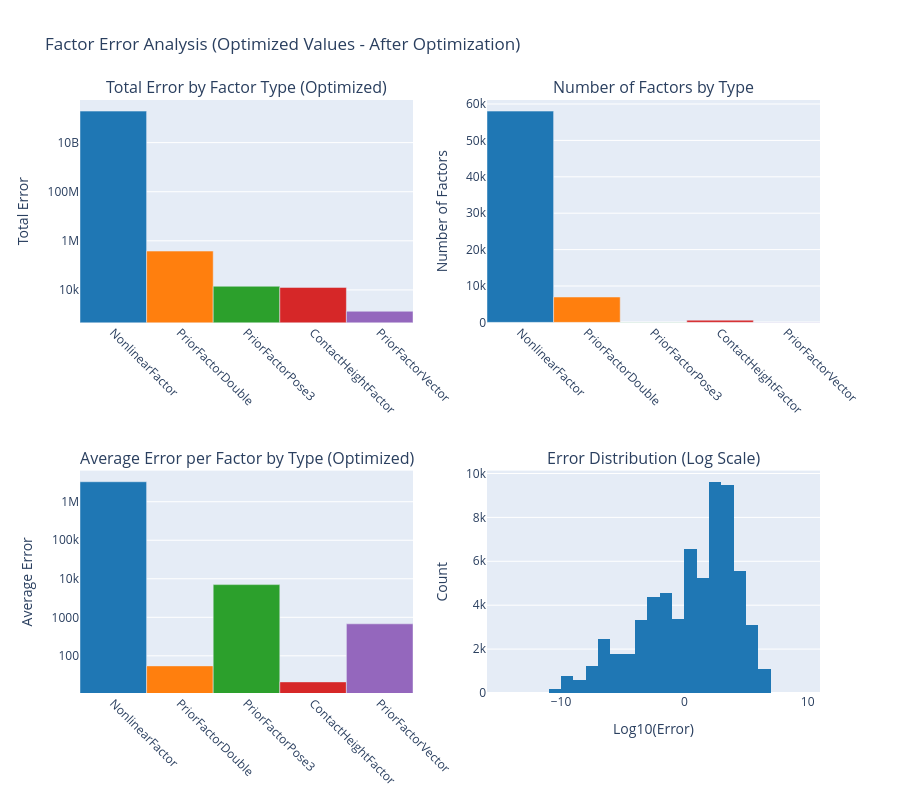

Notebook cell for this chart:
### Code cell
# Analyze factor contributions to FINAL error (after optimization)
print("Analyzing factor contributions to FINAL error (after optimization)...")
print(f"Final total error: {graph.error(result_bal):.6e}\n")

# Get all factors and their errors on optimized values
factor_errors = []
factor_types = []

for i in range(graph.size()):
    factor = graph.at(i)
    error = factor.error(result_bal)
    factor_errors.append(error)
    
    # Get the actual factor type name using Python's type system
    factor_type = type(factor).__name__
    factor_types.append(factor_type)

# Convert to numpy arrays
factor_errors = np.array(factor_errors)
factor_types = np.array(factor_types)

# Group by factor type
unique_types = np.unique(factor_types)
type_errors = {}
type_counts = {}

for ftype in unique_types:
    mask = factor_types == ftype
    type_errors[ftype] = np.sum(factor_errors[mask])
    type_counts[ftype] = np.sum(mask)

# Sort by error contribution
sorted_types = sorted(type_errors.keys(), key=lambda x: type_errors[x], reverse=True)

print(f"Factor Error Analysis (Optimized Values):")
print(f"Total factors: {len(factor_errors)}")
print(f"Total error: {np.sum(factor_errors):.6e}")
print(f"\nError by factor type:")
for ftype in sorted_types:
    print(f"  {ftype:40s}: {type_errors[ftype]:12.6e} ({type_counts[ftype]:4d} factors, avg: {type_errors[ftype]/type_counts[ftype]:.6e})")

# Create visualization with Plotly
fig = make_subplots(
    rows=2, cols=2,
    subplot_titles=(
        'Total Error by Factor Type (Optimized)',
        'Number of Factors by Type',
        'Average Error per Factor by Type (Optimized)',
        'Error Distribution (Log Scale)'
    ),
    specs=[[{"type": "bar"}, {"type": "bar"}],
           [{"type": "bar"}, {"type": "histogram"}]]
)

# Plot 1: Total error by factor type
colors = ['#1f77b4', '#ff7f0e', '#2ca02c', '#d62728', '#9467bd', '#8c564b', '#e377c2', '#bcbd22', '#17becf']
fig.add_trace(
    go.Bar(x=sorted_types, y=[type_errors[t] for t in sorted_types],
           marker_color=colors[:len(sorted_types)],
           name='Total Error'),
    row=1, col=1
)

# Plot 2: Number of factors by type
fig.add_trace(
    go.Bar(x=sorted_types, y=[type_counts[t] for t in sorted_types],
           marker_color=colors[:len(sorted_types)],
           name='Count'),
    row=1, col=2
)

# Plot 3: Average error per factor by type
fig.add_trace(
    go.Bar(x=sorted_types, y=[type_errors[t]/type_counts[t] for t in sorted_types],
           marker_color=colors[:len(sorted_types)],
           name='Avg Error'),
    row=2, col=1
)

# Plot 4: Error distribution histogram (log scale)
fig.add_trace(
    go.Histogram(x=np.log10(factor_errors[factor_errors > 0]),
                 nbinsx=50,
                 marker_color='#1f77b4',
                 name='Error Distribution'),
    row=2, col=2
)

# Update layout
fig.update_xaxes(tickangle=45, row=1, col=1)
fig.update_xaxes(tickangle=45, row=1, col=2)
fig.update_xaxes(tickangle=45, row=2, col=1)
fig.update_xaxes(title_text="Log10(Error)", row=2, col=2)

fig.update_yaxes(type="log", title_text="Total Error", row=1, col=1)
fig.update_yaxes(title_text="Number of Factors", row=1, col=2)
fig.update_yaxes(type="log", title_text="Average Error", row=2, col=1)
fig.update_yaxes(title_text="Count", row=2, col=2)

fig.update_layout(
    height=800,
    title_text="Factor Error Analysis (Optimized Values - After Optimization)",
    showlegend=False
)

fig.show()

### Figure 1 — Plotly figure (JSON) as saved in the notebook; plotly's stock layout.template omitted (floating-point values rounded to 4 significant figures; data arrays with more than 128 entries replaced by an {"elided": "..."} marker saying what was removed)
{"data": [{"marker": {"color": ["#1f77b4", "#ff7f0e", "#2ca02c", "#d62728", "#9467bd"]}, "name": "Total Error", "type": "bar", "x": ["NonlinearFactor", "PriorFactorDouble", "PriorFactorPose3", "ContactHeightFactor", "PriorFactorVector"], "xaxis": "x", "y": [191600000000.0, 382000.0, 14110.0, 12680.0, 1354.0], "yaxis": "y"}, {"marker": {"color": ["#1f77b4", "#ff7f0e", "#2ca02c", "#d62728", "#9467bd"]}, "name": "Count", "type": "bar", "x": ["NonlinearFactor", "PriorFactorDouble", "PriorFactorPose3", "ContactHeightFactor", "PriorFactorVector"], "xaxis": "x2", "y": [58047, 6969, 2, 602, 2], "yaxis": "y2"}, {"marker": {"color": ["#1f77b4", "#ff7f0e", "#2ca02c", "#d62728", "#9467bd"]}, "name": "Avg Error", "type": "bar", "x": ["NonlinearFactor", "PriorFactorDouble", "PriorFactorPose3", "ContactHeightFactor", "PriorFactorVector"], "xaxis": "x3", "y": [3301000.0, 54.81, 7053.0, 21.07, 676.9], "yaxis": "y3"}, {"marker": {"color": "#1f77b4"}, "name": "Error Distribution", "nbinsx": 50, "type": "histogram", "x": {"elided": "65043 float values"}, "xaxis": "x4", "yaxis": "y4"}], "layout": {"annotations": [{"font": {"size": 16}, "showarrow": false, "text": "Total Error by Factor Type (Optimized)", "x": 0.225, "xanchor": "center", "xref": "paper", "y": 1, "yanchor": "bottom", "yref": "paper"}, {"font": {"size": 16}, "showarrow": false, "text": "Number of Factors by Type", "x": 0.775, "xanchor": "center", "xref": "paper", "y": 1, "yanchor": "bottom", "yref": "paper"}, {"font": {"size": 16}, "showarrow": false, "text": "Average Error per Factor by Type (Optimized)", "x": 0.225, "xanchor": "center", "xref": "paper", "y": 0.375, "yanchor": "bottom", "yref": "paper"}, {"font": {"size": 16}, "showarrow": false, "text": "Error Distribution (Log Scale)", "x": 0.775, "xanchor": "center", "xref": "paper", "y": 0.375, "yanchor": "bottom", "yref": "paper"}], "height": 800, "showlegend": false, "title": {"text": "Factor Error Analysis (Optimized Values - After Optimization)"}, "xaxis": {"anchor": "y", "domain": [0, 0.45], "tickangle": 45}, "xaxis2": {"anchor": "y2", "domain": [0.55, 1], "tickangle": 45}, "xaxis3": {"anchor": "y3", "domain": [0, 0.45], "tickangle": 45}, "xaxis4": {"anchor": "y4", "domain": [0.55, 1], "title": {"text": "Log10(Error)"}}, "yaxis": {"anchor": "x", "domain": [0.625, 1], "title": {"text": "Total Error"}, "type": "log"}, "yaxis2": {"anchor": "x2", "domain": [0.625, 1], "title": {"text": "Number of Factors"}}, "yaxis3": {"anchor": "x3", "domain": [0, 0.375], "title": {"text": "Average Error"}, "type": "log"}, "yaxis4": {"anchor": "x4", "domain": [0, 0.375], "title": {"text": "Count"}}}}
